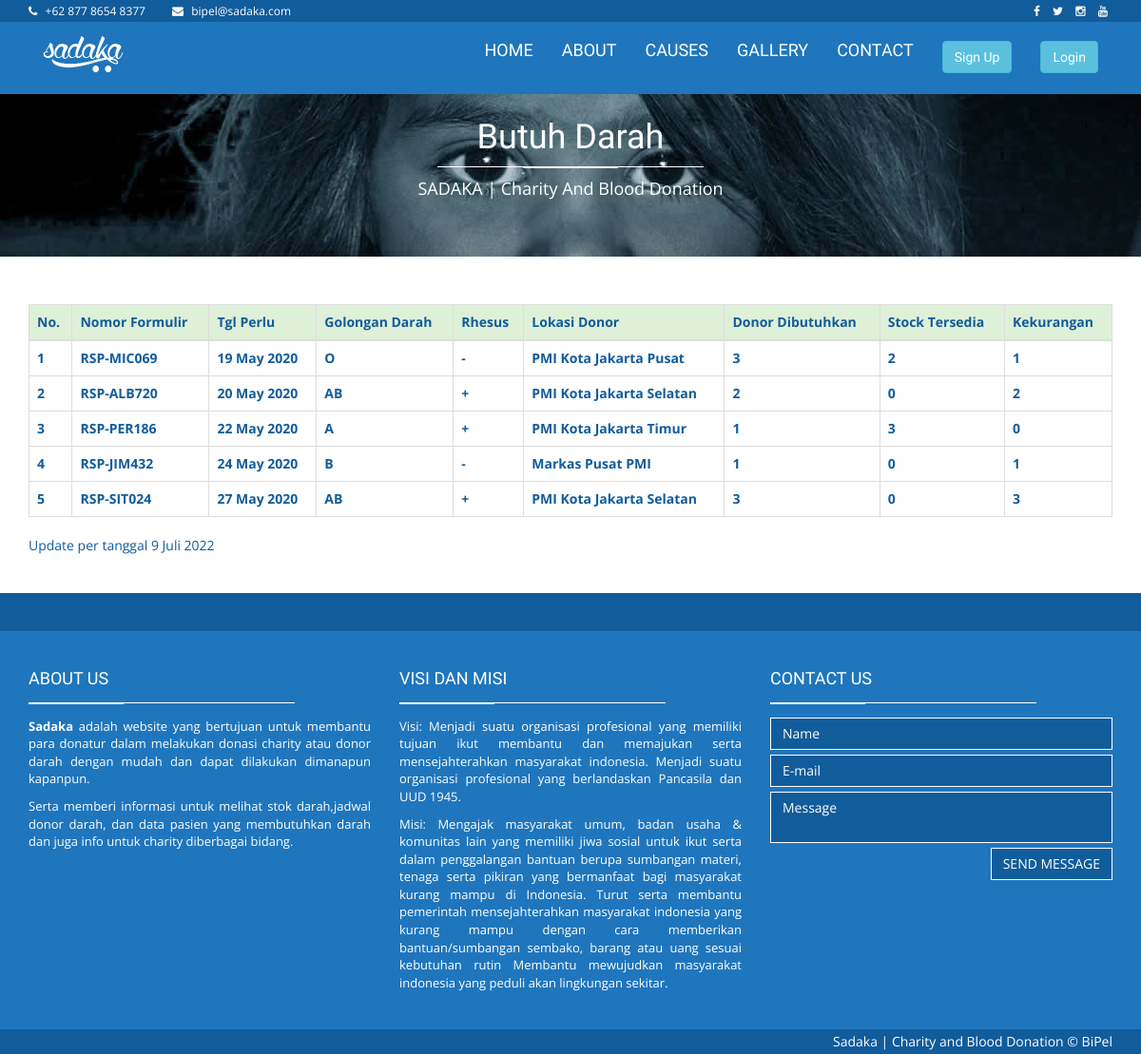
The app's page /butuhdarah.php with its own data.
### tables this page shows
CREATE TABLE `resipien` (
  `id` varchar(20) NOT NULL,
  `nama` varchar(100) NOT NULL,
  `tglbutuh` date NOT NULL,
  `tgllahir` date NOT NULL,
  `jk` varchar(1) NOT NULL,
  `goldar` varchar(2) NOT NULL,
  `rhesus` varchar(1) NOT NULL,
  `jumlah` int(11) NOT NULL,
  `nohp` varchar(12) NOT NULL,
  `email` varchar(50) DEFAULT NULL
);

### butuhdarah.php (the view, shortened to what this page needs)
<!DOCTYPE html>
<html class="no-js">
<head>
    <link rel="stylesheet" href="assets/css/bootstrap.min.css">
    <link rel="stylesheet" href="assets/css/font-awesome.min.css">
    <link rel="stylesheet" href="assets/css/style.css">
</head>
<body>
    <header class="main-header">
        <nav class="navbar navbar-static-top">
            <div class="navbar-top">
              <div class="container">
                  <div class="row">
                    <div class="col-sm-6 col-xs-12">
                        <ul class="list-unstyled list-inline header-contact">
                            <li> <i class="fa fa-phone"></i> <a>+62 877 8654 8377 </a> </li>
                             <li> <i class="fa fa-envelope"></i> <a>bipel@sadaka.com</a> </li>
                       </ul>
                    </div>
                    <div class="col-sm-6 col-xs-12 text-right">
                        <ul class="list-unstyled list-inline header-social">
                            <li> <a href="#"> <i class="fa fa-facebook"></i> </a> </li>
                            <li> <a href="#"> <i class="fa fa-twitter"></i>  </a> </li>
                            <li> <a href="#"> <i class="fa fa-instagram"></i>  </a> </li>
                            <li> <a href="#"> <i class="fa fa-youtube"></i>  </a> </li>
                       </ul>
                    </div>
                  </div>
              </div>
            </div>
            <div class="navbar-main">
              <div class="container">
                <div class="navbar-header">
                  <a class="navbar-brand" href="home.php"><img src="assets/images/sadaka-logo.png" alt=""></a>
                </div>
                <div id="navbar" class="navbar-collapse collapse pull-right">
                  <ul class="nav navbar-nav">
                    <li><a href="home.php">HOME</a></li>
                    <li><a href="about.php">ABOUT</a></li>
                    <li><a href="home.php#our_causes">CAUSES</a></li>
                    <li><a href="gallery.php">GALLERY</a></li>
                    <li><a href="#contact_us">CONTACT</a></li>
                    <?php
                      if(isset($_SESSION['email'])){
                        $email = $_SESSION['email'];
                        $con = mysqli_connect("localhost","root");
                        mysqli_select_db($con, "db_sadaka");
                        $result = mysqli_fetch_row(mysqli_query($con, "SELECT firstname,lastname FROM pengguna WHERE email='$email'"));
                        $name = $result[0]." ".$result[1];
                        echo "<li><a href=\"logout.php\"><button class=\"btn btn-info\">Log Out</button></a></li>";
                        echo "<li><a>Welcome, ".$name."</a></li>";
                      }else{
                        echo "<li><a href=\"#sign\"><button class=\"btn btn-info\" data-toggle=\"modal\" data-target=\"#sign\">Sign Up</button></a></li>";
                        echo "<li><a href=\"#login\"><button class=\"btn btn-info\" data-toggle=\"modal\" data-target=\"#login\">Login</button></a></li>";
                      }
                    ?>
                  </ul>
                </div>
              </div>
            </div>
        </nav>
    </header>
    <br><br><br><br>
    <div class="page-heading text-center">
        <div class="container zoomIn animated">
            <h1 class="page-title">Butuh Darah<span class="title-under"></span></h1>
            <p class="page-description">
                SADAKA | Charity And Blood Donation
            </p>
        </div>
    </div>
    <div class="section-home about-us">
      <div id="mainContainer" class="container">
        <?php
          $con = mysqli_connect("localhost","root");
          mysqli_select_db($con, "db_sadaka");
          $getdb = "SELECT * FROM resipien ORDER BY tglbutuh";
          $resultdb = mysqli_query($con, $getdb);
          while ($row = mysqli_fetch_array($resultdb)){
            $tgl = date("Y-m-d");
          }
        ?>
        <table class="table table-bordered">
        <thead>
            <tr>
                <th scope="col" class="bg-success">No.</th>
                <th scope="col" class="bg-success">Nomor Formulir</th>
                <th scope="col" class="bg-success">Tgl Perlu</th>
                <th scope="col" class="bg-success">Golongan Darah</th>
                <th scope="col" class="bg-success">Rhesus</th>
                <th scope="col" class="bg-success">Lokasi Donor</th>
                <th scope="col" class="bg-success">Donor Dibutuhkan</th>
                <th scope="col" class="bg-success">Stock Tersedia</th>
                <th scope="col" class="bg-success">Kekurangan</th>
            </tr>
        </thead>
        <tbody>
            <?php
                $con = mysqli_connect("localhost","root");
                mysqli_select_db($con, "db_sadaka");
                $getdb = "SELECT * FROM resipien ORDER BY tglbutuh";
                $rowaplus = mysqli_fetch_array(mysqli_query($con, "SELECT COUNT(goldar) FROM pendonor where goldar='A' AND rhesus = '+'"));
                $rowbplus = mysqli_fetch_array(mysqli_query($con, "SELECT COUNT(goldar) FROM pendonor where goldar='B' AND rhesus = '+'"));
                $rowabplus = mysqli_fetch_array(mysqli_query($con, "SELECT COUNT(goldar) FROM pendonor where goldar='AB' AND rhesus = '+'"));
                $rowoplus = mysqli_fetch_array(mysqli_query($con, "SELECT COUNT(goldar) FROM pendonor where goldar='O' AND rhesus = '+'"));
                $rowaneg = mysqli_fetch_array(mysqli_query($con, "SELECT COUNT(goldar) FROM pendonor where goldar='A' AND rhesus = '-'"));
                $rowbneg = mysqli_fetch_array(mysqli_query($con, "SELECT COUNT(goldar) FROM pendonor where goldar='B' AND rhesus = '-'"));
                $rowabneg = mysqli_fetch_array(mysqli_query($con, "SELECT COUNT(goldar) FROM pendonor where goldar='AB' AND rhesus = '-'"));
                $rowoneg = mysqli_fetch_array(mysqli_query($con, "SELECT COUNT(goldar) FROM pendonor where goldar='O' AND rhesus = '-'"));
                $formattgl = mysqli_query($con, "SELECT tglbutuh FROM resipien ORDER BY tglbutuh");
                $resultdb = mysqli_query($con, $getdb);
                $count = 1;
                while ($row = mysqli_fetch_array($resultdb)) {
                    $kurang = 0;
                    if ($row[5] == "A") {
                      if ($row[6] == "+")
                        $kurang = $rowaplus[0];
                      else
                        $kurang = $rowaneg[0];
                    } elseif ($row[5] == "B") {
                      if ($row[6] == "+")
                        $kurang = $rowbplus[0];
                      else
                        $kurang = $rowbneg[0];
                    } elseif ($row[5] == "AB") {
                      if ($row[6] == "+")
                        $kurang = $rowabplus[0];
                      else
                        $kurang = $rowabneg[0];
                    } elseif ($row[5] == "O") {
                      if ($row[6] == "+")
                        $kurang = $rowoplus[0];
                      else
                        $kurang = $rowoneg[0];
                    }
                    print("<tr>");
                    print("<th>$count</th>
                           <th>$row[0]</th>
                           <th>");
                    while ($tgl = mysqli_fetch_array($formattgl)) {
                      echo (strftime("%e %B %Y", strtotime($tgl[0])));
                      break;
                    }
                    print("</th>
                           <th>$row[5]</th>
                           <th>$row[6]</th>
                           <th>");
                    while ($tempat = mysqli_fetch_array(mysqli_query($con, "SELECT DAYOFWEEK('$tgl[0]') FROM resipien ORDER BY tglbutuh"))) {
                        $hari = $tempat[0];
                        if ($hari == 1) {
                            echo "Markas Pusat PMI";
                            break;
                        } elseif ($hari == 2) {
                            echo "PMI Kota Jakarta Utara";
                            break;
                        } elseif ($hari == 3) {
                            echo "PMI Kota Jakarta Pusat";
                            break;
                        } elseif ($hari == 4) {
                            echo "PMI Kota Jakarta Selatan";
                            break;
                        } elseif ($hari == 5) {
                            echo "PMI Kota Jakarta Barat";
                            break;
                        } elseif ($hari == 6) {
                            echo "PMI Kota Jakarta Timur";
                            break;
                        } elseif ($hari == 7) {
                            echo "Markas Pusat PMI";
                            break;
                        } else {
                            echo "TBD";
                            break;
                        }
                    }
                    print ("</th>
                          <th>$row[7]</th>
                          <th>$kurang</th>
                          <th>");
                    if ($row[7]-$kurang < 0)
                      echo 0;
                    else
                      echo $row[7]-$kurang;
                    print( "</th></tr>");
                    $count++;
                }
            ?>
        </tbody>
    </table>
        </div>
    </div>
    <footer class="main-footer" id="contact_us">
          <div class="footer-top">
          </div>
          <div class="footer-main">
              <div class="container">
                  <div class="row">
                      <div class="col-md-4">
                          <div class="footer-col">
                              <h4 class="footer-title">About us<span class="title-under"></span></h4>
                              <div class="footer-content">
                                  <p>
                                      <strong>Sadaka</strong>  adalah website yang bertujuan untuk membantu para donatur dalam melakukan donasi charity atau donor darah dengan mudah dan dapat dilakukan dimanapun kapanpun.
                                  </p>
                                  <p>
                                      Serta memberi informasi untuk melihat stok darah,jadwal donor darah, dan data pasien yang membutuhkan darah dan juga info untuk charity diberbagai bidang.
                                  </p>
                              </div>
                          </div>
                      </div>
                      <div class="col-md-4">
                          <div class="footer-col">
                              <h4 class="footer-title">VISI DAN MISI<span class="title-under"></span></h4>
                              <div class="footer-content">
                                   <p>
                                    Visi:
                                    Menjadi suatu organisasi profesional yang memiliki tujuan ikut membantu dan memajukan serta mensejahterahkan masyarakat indonesia. Menjadi suatu organisasi profesional yang berlandaskan Pancasila dan UUD 1945.
                                </p>
                                <p>
                                    Misi:
                                    Mengajak masyarakat umum, badan usaha & komunitas lain yang memiliki jiwa sosial untuk ikut serta dalam penggalangan bantuan berupa sumbangan materi, tenaga serta pikiran yang bermanfaat bagi masyarakat kurang mampu di Indonesia. Turut serta membantu pemerintah mensejahterahkan masyarakat indonesia yang kurang mampu dengan cara memberikan bantuan/sumbangan sembako, barang atau uang sesuai kebutuhan rutin Membantu mewujudkan masyarakat indonesia yang peduli akan lingkungan sekitar.
                                </p>
                              </div>
                          </div>
                      </div>
                      <div class="col-md-4">
                          <div class="footer-col">
                              <h4 class="footer-title">Contact us<span class="title-under"></span></h4>
                              <div class="footer-content">
                                  <div class="footer-form">
                                    <div class="footer-form" >
                                    <form name="contact" action="contactus.php" class="ajax-form" onsubmit="resetform()">
                                        <div class="form-group">
                                            <input type="text" name="name" id="name" class="form-control" placeholder="Name" required>
                                        </div>
                                         <div class="form-group">
                                            <input type="email" name="email" id="email" class="form-control" placeholder="E-mail" required>
                                        </div>
                                        <div class="form-group">
                                            <textarea name="message" id="message" class="form-control" placeholder="Message" required></textarea>
                                        </div>
                                        </div>
                                         <div class="form-group">
                                            <button type="submit" class="btn btn-submit pull-right">Send message</button>
                                        </div>
                                </div>
                              </div>
                          </div>
                      </div>
                      <div class="clearfix"></div>
                  </div>
              </div>
          </div>
          <div class="footer-bottom">
              <div class="container text-right">
                 Sadaka | Charity and Blood Donation &copy; BiPel
              </div>
          </div>
    </footer>
</body>
</html>

### records on screen
resipien: id "RSP-MIC069", tglbutuh "19 May 2020", goldar "O", rhesus "-", jumlah "3", kurang "2", kurang "1"
resipien: id "RSP-ALB720", tglbutuh "20 May 2020", goldar "AB", rhesus "+", jumlah "2", kurang "0", $row[7]-$kurang "2"
resipien: id "RSP-PER186", tglbutuh "22 May 2020", goldar "A", rhesus "+", jumlah "1", kurang "3"
resipien: id "RSP-JIM432", tglbutuh "24 May 2020", goldar "B", rhesus "-", jumlah "1", kurang "0", $row[7]-$kurang "1"
resipien: id "RSP-SIT024", tglbutuh "27 May 2020", goldar "AB", rhesus "+", jumlah "3", kurang "0", $row[7]-$kurang "3"
